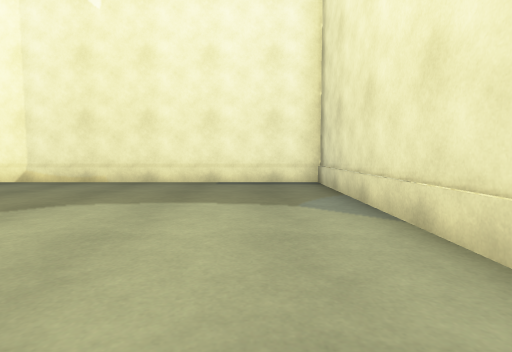
[1] (above)

17 first-person views from a walk through a scene from a Unity 3-D project. The camera is 0.72 m above the floor, tilts 4° down and sees 80° across. Doors are open. The floor is counted in squares, 1 m on a side. Each view is taken from the middle of a square. On the plan, view 1 faces up. The plan holds only what a view shows up to about 10 squares ahead; the rest is blank. The place goes on beyond the plan. The player is left out. Surface patterns are stand-ins for the level's own textures.

[2]
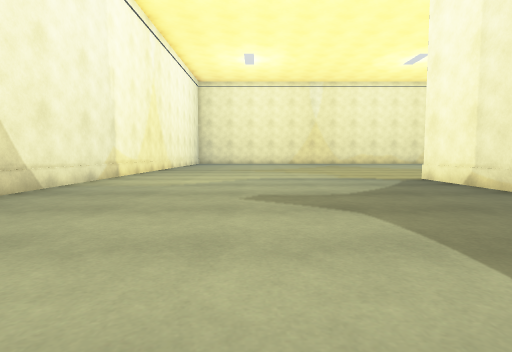

[3]
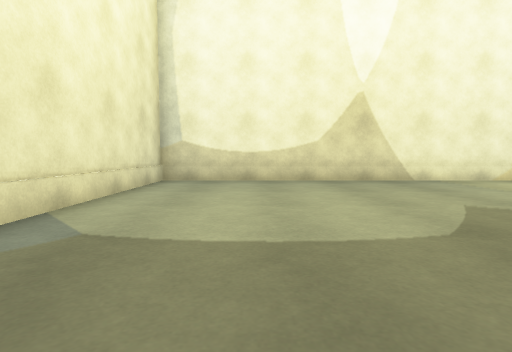

[4]
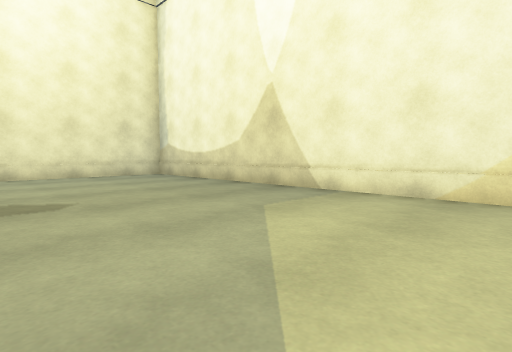

[5]
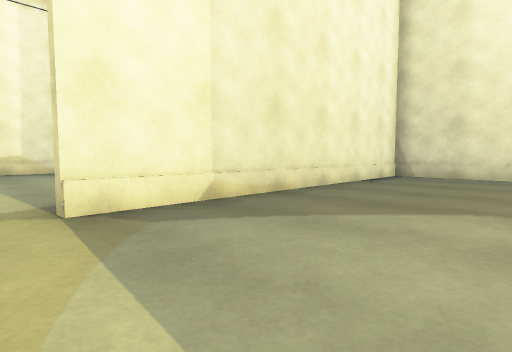

[6]
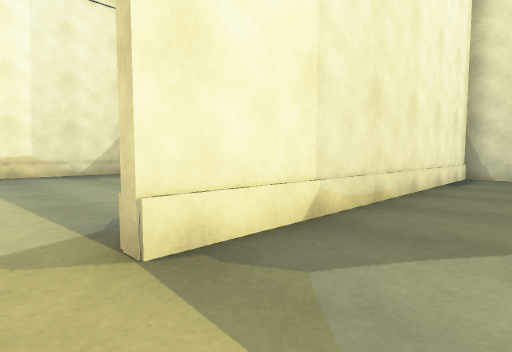

[7]
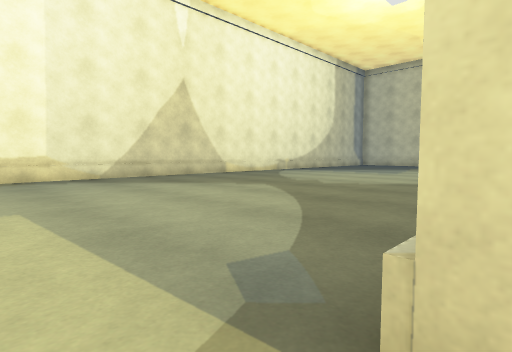

[8]
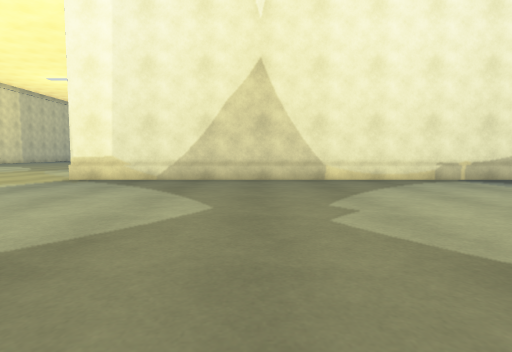

[9]
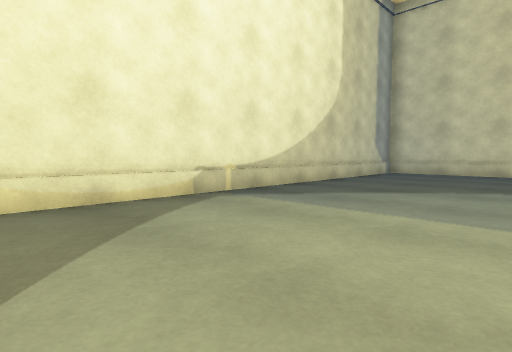

[10]
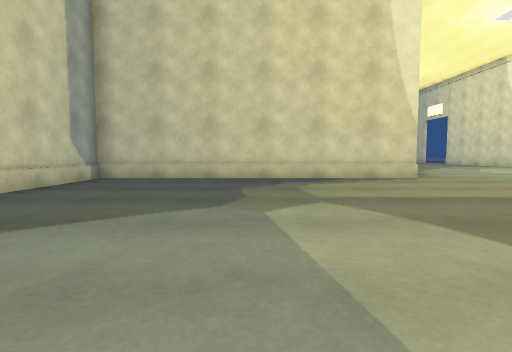

[11]
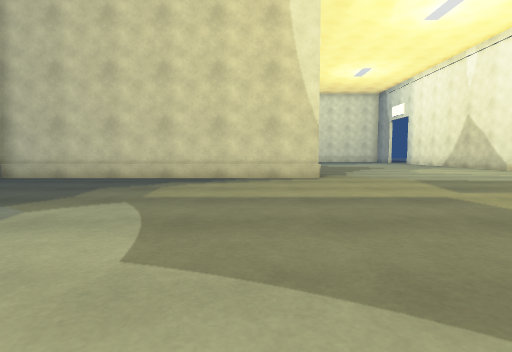

[12]
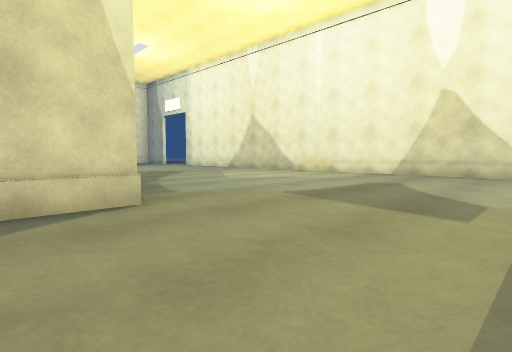

[13]
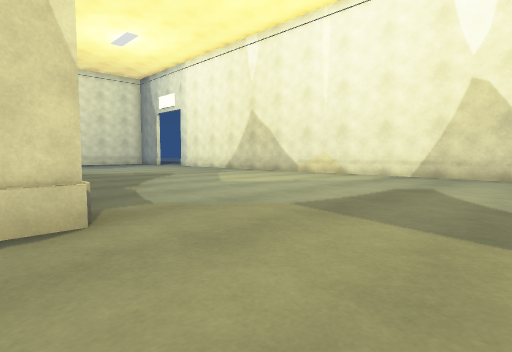

[14]
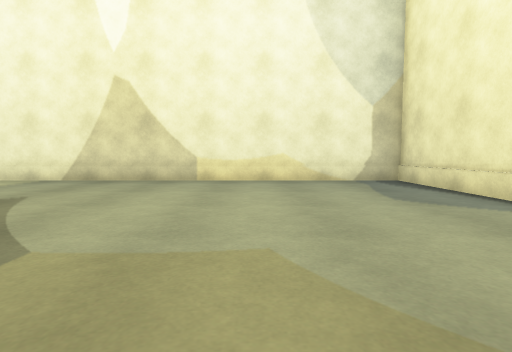

[15]
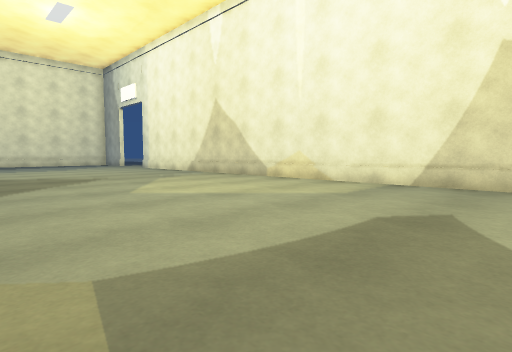

[16]
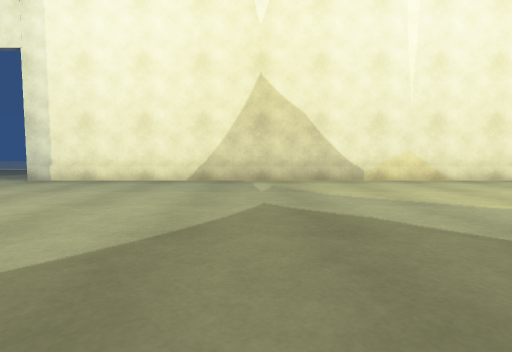

[17]
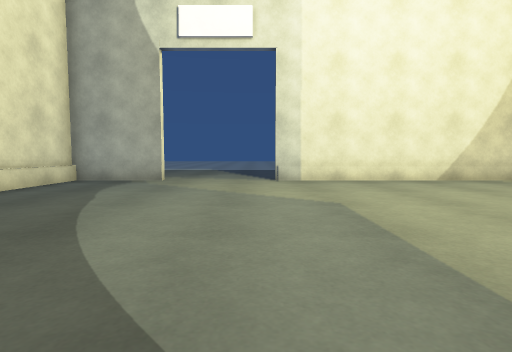

### Floor plan
Points are (right, up) in squares from view 1. A wall is a line through its corners. A room is listed if a view was taken in it or the views show most of it. See-through windows are left out.
Room 1 (views 1, 2, 3, 4, 5, 6, 7)
walls: (-9, -1.6) (1.7, -1.6) (1.7, 8) (-8.1, 8) (-8.1, 8.4)
ways out: opening at (-9, 8) to room 2
Room 2 (views 8, 9, 10, 11, 12, 13, 14, 15, 16, 17)
walls: (11.4, 7.9) (11.4, 17.9) (-8.4, 17.9); (1.9, 2.4) (1.9, -1.6) (25.5, -1.6); (28.6, -1.6) (31.2, -1.6) (31.2, 1.1)
ways out: opening at (-9, 8) to room 1; opening at (-9, 18); open door at (27, -2)

Where each view was taken, in squares from view 1:
view 1: 0 up, 0 right, facing up
view 2: 3 up, 1 right, facing left
view 3: 7 up, 1 left, facing down
view 4: 4 up, 9 left, facing down-right
view 5: 4 up, 9 left, facing up-right
view 6: 6 up, 9 left, facing up-right
view 7: 8 up, 9 left, facing up-right
view 8: 9 up, 3 left, facing up
view 9: 13 up, 1 left, facing up-right
view 10: 13 up, 2 right, facing right
view 11: 10 up, 2 right, facing right
view 12: 10 up, 7 right, facing down-right
view 13: 9 up, 8 right, facing down-right
view 14: 7 up, 6 right, facing down
view 15: 6 up, 9 right, facing down-right
view 16: 7 up, 19 right, facing down
view 17: 7 up, 26 right, facing down
